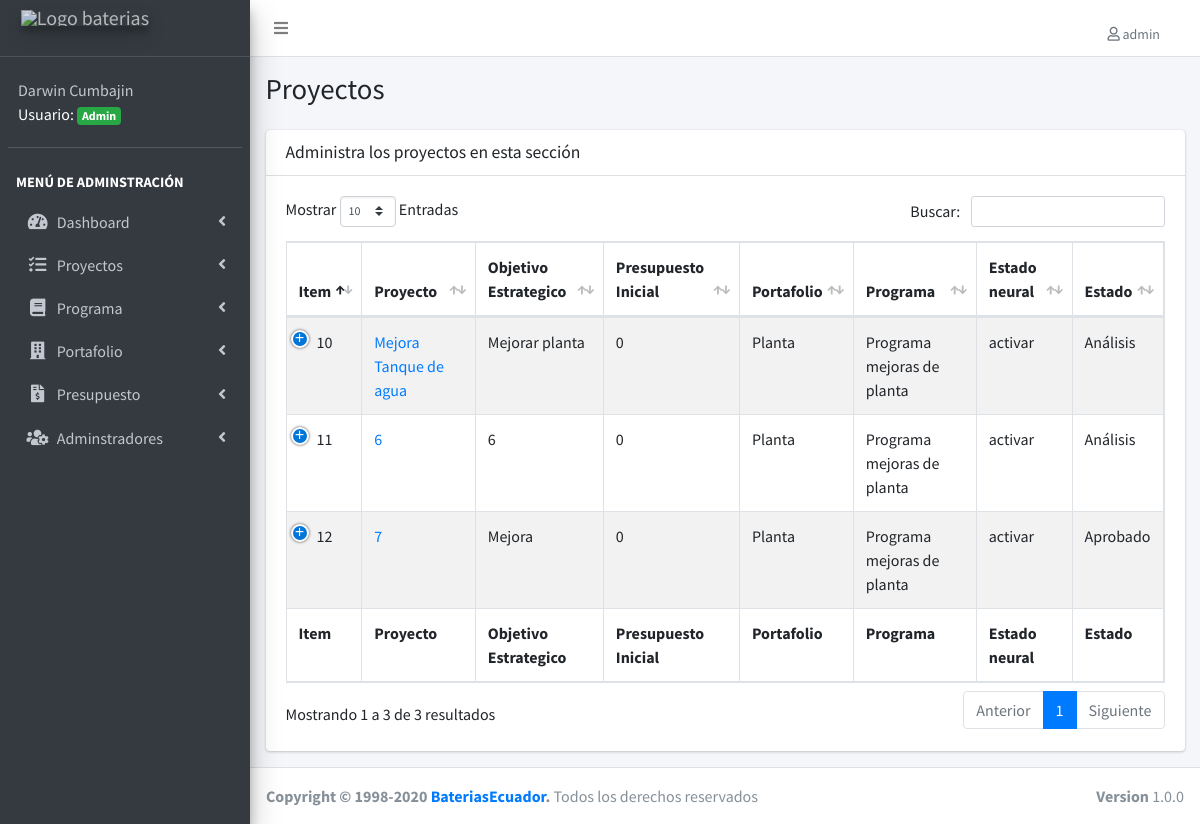
The page /lista-proyecto.php (signed in) on the database as committed earlier.
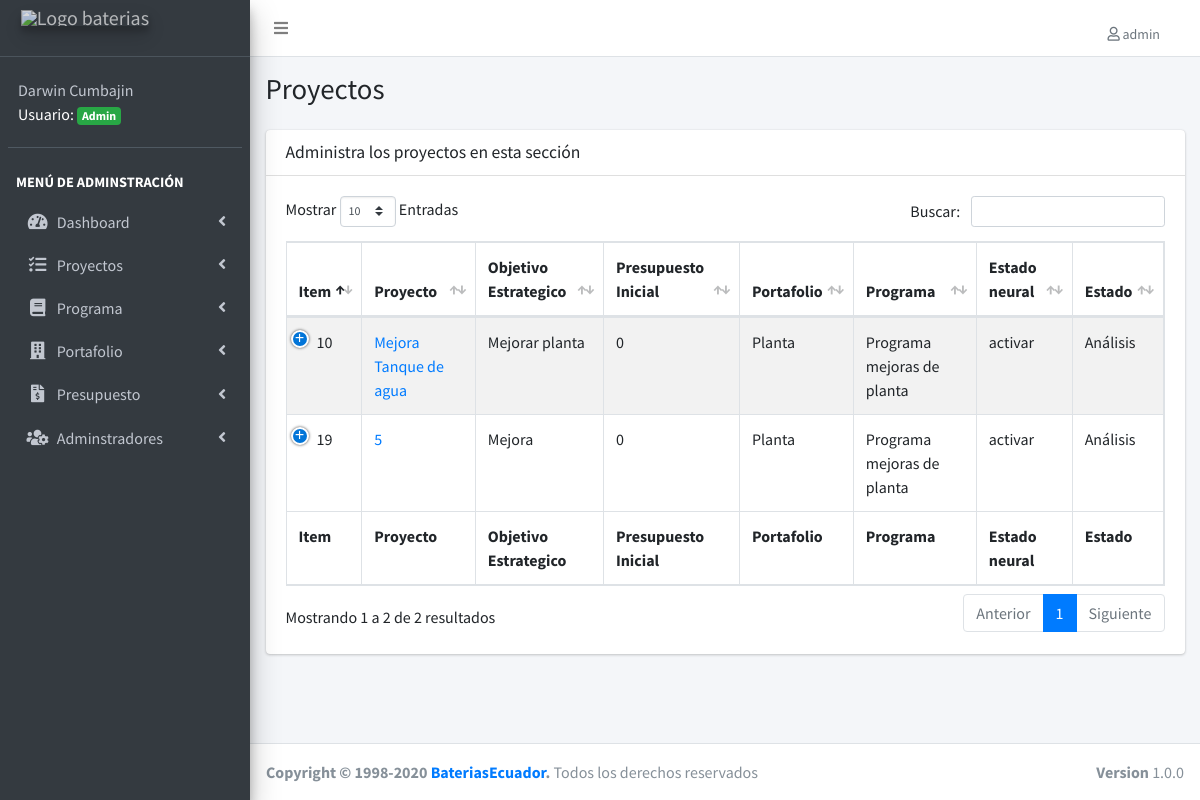
The same page on the database as committed later.
### tables this page shows
CREATE TABLE IF NOT EXISTS `proyectos` (
  `proyecto_id` int(11) NOT NULL AUTO_INCREMENT,
  `detalle` varchar(255) NOT NULL,
  `objetivo_estrategico` varchar(100) NOT NULL,
  `presupuesto_inicial` double NOT NULL,
  `estado_neural` varchar(50) NOT NULL,
  `url_video` varchar(255) DEFAULT NULL,
  `portafolio_id` int(11) NOT NULL DEFAULT '0',
  `programa_id` int(11) NOT NULL,
  `estado_id` int(11) NOT NULL,
  `editado` datetime DEFAULT NULL,
  PRIMARY KEY (`proyecto_id`),
  UNIQUE KEY `detalle` (`detalle`),
  KEY `FK_proyectos_portafolios` (`portafolio_id`),
  KEY `FK_proyectos_programas` (`programa_id`),
  KEY `FK_proyectos_estados` (`estado_id`),
  CONSTRAINT `FK_proyectos_estados` FOREIGN KEY (`estado_id`) REFERENCES `estados` (`estado_id`),
  CONSTRAINT `FK_proyectos_portafolios` FOREIGN KEY (`portafolio_id`) REFERENCES `portafolios` (`portafolio_id`),
  CONSTRAINT `FK_proyectos_programas` FOREIGN KEY (`programa_id`) REFERENCES `programas` (`programa_id`)
);

CREATE TABLE IF NOT EXISTS `portafolios` (
  `portafolio_id` int(11) NOT NULL AUTO_INCREMENT,
  `area` varchar(50) NOT NULL DEFAULT '',
  `editado` datetime DEFAULT NULL,
  PRIMARY KEY (`portafolio_id`),
  UNIQUE KEY `area` (`area`)
);

CREATE TABLE IF NOT EXISTS `programas` (
  `programa_id` int(11) NOT NULL AUTO_INCREMENT,
  `descripcion` varchar(50) NOT NULL DEFAULT '0',
  `editado` datetime DEFAULT NULL,
  PRIMARY KEY (`programa_id`),
  UNIQUE KEY `descripcion` (`descripcion`)
);

CREATE TABLE IF NOT EXISTS `estados` (
  `estado_id` int(11) NOT NULL AUTO_INCREMENT,
  `estado` varchar(50) NOT NULL DEFAULT '',
  PRIMARY KEY (`estado_id`)
);

### lista-proyecto.php (the view, shortened to what this page needs)
<?php
include_once('funciones/funciones.php');
include_once('templates/header.php');
include_once('templates/barra.php');
include_once('templates/navegacion.php');
?>
<div class="content-wrapper">
  <section class="content-header">
    <div class="container-fluid">
      <div class="row mb-2">
        <div class="col-sm-6">
          <h1>Proyectos</h1>
        </div>
      </div>
    </div>
  </section>
  <section class="content">
    <div class="container-fluid">
      <div class="row">
        <div class="col-12">
          <div class="card">
            <div class="card-header">
              <h3 class="card-title">Administra los proyectos en esta sección</h3>
            </div>
            <div class="card-body">
              <table id="registros" class="table table-bordered table-striped">
                <thead>
                  <tr>
                    <th>Item</th>
                    <th>Proyecto</th>
                    <th>Objetivo Estrategico</th>
                    <th>Presupuesto Inicial</th>
                    <th>Portafolio</th>
                    <th>Programa</th>
                    <th>Estado neural</th>
                    <th>Estado</th>
                  </tr>
                </thead>
                <tbody>
                  <?php
                  try {
                    $sql = "SELECT proyecto_id, detalle, objetivo_estrategico, presupuesto_inicial, estado_neural, estado, area, descripcion ";
                    $sql .= " FROM proyectos ";
                    $sql .= " INNER JOIN portafolios ";
                    $sql .= " ON proyectos.portafolio_id = portafolios.portafolio_id ";
                    $sql .= " INNER JOIN programas ";
                    $sql .= " ON proyectos.programa_id=programas.programa_id ";
                    $sql .= " INNER JOIN estados ";
                    $sql .= " ON proyectos.estado_id=estados.estado_id ";
                    $sql .= " ORDER BY proyecto_id DESC ";
                    $resultado = $conn->query($sql);
                  } catch (Exception $e) {
                    $error = $e->getMessage();
                    echo $error;
                  }
                  while ($proyecto = $resultado->fetch_assoc()) { ?>
                    <tr>
                      <td><?php echo $proyecto['proyecto_id']; ?></td>
                      <td><a href="detalle-proyecto.php?id=<?php echo $proyecto['proyecto_id']; ?>"><?php echo $proyecto['detalle']; ?></a></td>
                      <td><?php echo $proyecto['objetivo_estrategico']; ?></td>
                      <td><?php echo $proyecto['presupuesto_inicial']; ?></td>
                      <td><?php echo $proyecto['area']; ?></td>
                      <td><?php echo $proyecto['descripcion']; ?></td>
                      <td><?php echo $proyecto['estado_neural']; ?></td>
                      <td><?php echo $proyecto['estado']; ?></td>
                    </tr>
                  <?php } ?>
                </tbody>
                <tfoot>
                  <tr>
                    <th>Item</th>
                    <th>Proyecto</th>
                    <th>Objetivo Estrategico</th>
                    <th>Presupuesto Inicial</th>
                    <th>Portafolio</th>
                    <th>Programa</th>
                    <th>Estado neural</th>
                    <th>Estado</th>
                  </tr>
                </tfoot>
              </table>
            </div>
          </div>
        </div>
      </div>
    </div>
  </section>
</div>
<?php
include_once('templates/footer.php');
?>

### templates/header.php (shortened to what this page needs)
<!DOCTYPE html>
<html>
<head>
  <link rel="stylesheet" href="css/all.min.css">
  <link rel="stylesheet" href="https://code.ionicframework.com/ionicons/2.0.1/css/ionicons.min.css">
  <link rel="stylesheet" href="css/daterangepicker.css">
  <link rel="stylesheet" href="css/icheck-bootstrap.min.css">
  <link rel="stylesheet" href="css/tempusdominus-bootstrap-4.min.css">
  <link rel="stylesheet" href="css/select2.min.css">
  <link rel="stylesheet" href="css/select2-bootstrap4.min.css">
  <link rel="stylesheet" href="css/bootstrap-duallistbox.min.css">
  <link rel="stylesheet" href="css/adminlte.min.css">
  <link rel="stylesheet" href="css/dataTables.bootstrap4.min.css">
  <link rel="stylesheet" href="css/responsive.bootstrap4.min.css">
  <link rel="stylesheet" href="css/admin.css">
  <link rel="stylesheet" href="css/fontawesome-iconpicker.min.css">
</head>

### templates/barra.php (shortened to what this page needs)
<body class="hold-transition sidebar-mini">
  <div class="wrapper">
    <nav class="main-header navbar navbar-expand navbar-white navbar-light">
      <ul class="navbar-nav">
        <li class="nav-item">
          <a class="nav-link" data-widget="pushmenu" href="#" role="button"><i class="fas fa-bars"></i></a>
        </li>
      </ul>
      <ul class="navbar-nav ml-auto">
        <li class="nav-item dropdown">
          <a class="nav-link" data-toggle="dropdown" href="#">
            <span class="dropdown-item dropdown-header"> <i class="far fa-user"></i> <?php echo $_SESSION['usuario'];?></span>
          </a>
        </li>
      </ul>
    </nav>

### templates/navegacion.php (shortened to what this page needs)
<aside class="main-sidebar sidebar-dark-primary elevation-4">
  <a href="login.php?cerrar_sesion=true" class="brand-link">
    <img src="img/logo-baterias.png" alt="Logo baterias" class="brand-image elevation-3" style="opacity: .8" >
    <br>
  </a>
  <div class="sidebar">
    <div class="user-panel mt-3 pb-3 mb-3 d-flex">
      <div class="info" style="color: white;">
        <a href="#" class="d-block"><?php echo $_SESSION['nombre']; ?></a>
        <?php
        if ($_SESSION['nivel'] == 1) {
          echo 'Usuario: <span class="badge badge-success">Admin</span>';
        } else {
          echo 'Usuario: <span class="badge badge-primary">User</span>';
        }
        ?>
      </div>
    </div>
    <nav class="mt-2">
      <ul class="nav nav-pills nav-sidebar flex-column" data-widget="treeview" role="menu" data-accordion="false">
        <li class="nav-header">Menú de adminstración</li>
        <li class="nav-item has-treeview">
          <a href="#" class="nav-link">
            <i class="nav-icon fas fa-tachometer-alt"></i>
            <p>
              Dashboard
              <i class="right fas fa-angle-left"></i>
            </p>
          </a>
        </li>
        <li class="nav-item has-treeview">
          <a href="#" class="nav-link">
            <i class="nav-icon fas fa-tasks"></i>
            <p>
              Proyectos
              <i class="fas fa-angle-left right"></i>
            </p>
          </a>
        </li>
        <li class="nav-item has-treeview">
          <a href="#" class="nav-link">
            <i class="nav-icon fas fa-book"></i>
            <p>
              Programa
              <i class="fas fa-angle-left right"></i>
            </p>
          </a>
        </li>
        <li class="nav-item has-treeview">
          <a href="#" class="nav-link">
            <i class=" nav-icon fas fa-building"></i>
            <p>
              Portafolio
              <i class="fas fa-angle-left right"></i>
            </p>
          </a>
        </li>
        <li class="nav-item has-treeview">
          <a href="#" class="nav-link">
            <i class=" nav-icon fas fa-file-invoice-dollar"></i>
            <p>
              Presupuesto
              <i class="fas fa-angle-left right"></i>
            </p>
          </a>
        </li>
        <?php if ($_SESSION['nivel'] == 1) : ?>
          <li class="nav-item has-treeview">
            <a href="#" class="nav-link">
              <i class="nav-icon fas fa-users-cog"></i>
              <p>
                Adminstradores
                <i class="fas fa-angle-left right"></i>
              </p>
            </a>
          </li>
        <?php endif; ?>
      </ul>
    </nav>
  </div>
</aside>

### templates/footer.php (shortened to what this page needs)
<footer class="main-footer">
    <div class="float-right d-none d-sm-block">
        <b>Version</b> 1.0.0
    </div>
    <strong>Copyright &copy; 1998-2020 <a href="">Baterias<span>Ecuador</span></a>.</strong> Todos los derechos reservados
</footer>
</div>
</body>
</html>

### css/admin.css (style rules this page uses)
.nav-sidebar>.nav-header, .sidebar-form { text-transform: uppercase; color: white; font-weight: bold; }

Rows that differ between the two databases and show on the page:
removed proyectos: proyecto_id "12", detalle "7", objetivo_estrategico "Mejora", presupuesto_inicial "0", portafolio.area "Planta", programa.descripcion "Programa mejoras de planta", estado_neural "activar", estado.estado "Aprobado"
removed proyectos: proyecto_id "11", detalle "6", objetivo_estrategico "6", presupuesto_inicial "0", portafolio.area "Planta", programa.descripcion "Programa mejoras de planta", estado_neural "activar", estado.estado "Análisis"
added proyectos: proyecto_id "19", detalle "5", objetivo_estrategico "Mejora", presupuesto_inicial "0", portafolio.area "Planta", programa.descripcion "Programa mejoras de planta", estado_neural "activar", estado.estado "Análisis"
Other text that changed with them:
text written by a page script: "Mostrar Entradas Buscar: Mostrando 1 a 3 de 3 resultados Anterior 1 Siguiente" → "Mostrar Entradas Buscar: Mostrando 1 a 2 de 2 resultados Anterior 1 Siguiente"
